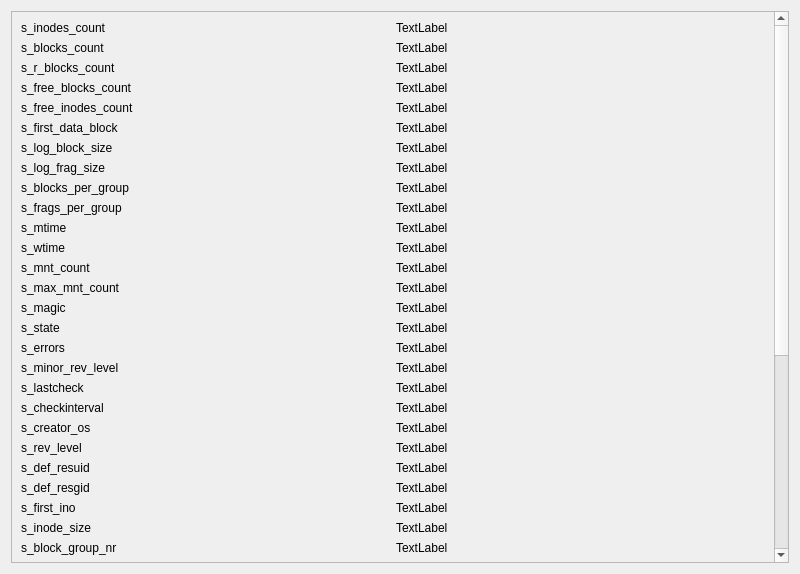
<?xml version="1.0" encoding="UTF-8"?>
<ui version="4.0">
 <class>SuperBlockWindow</class>
 <widget class="QDialog" name="SuperBlockWindow">
  <property name="geometry">
   <rect>
    <x>0</x>
    <y>0</y>
    <width>800</width>
    <height>574</height>
   </rect>
  </property>
  <property name="windowTitle">
   <string>Dialog</string>
  </property>
  <layout class="QGridLayout" name="gridLayout">
   <item row="0" column="0">
    <widget class="QScrollArea" name="scrollArea">
     <property name="widgetResizable">
      <bool>true</bool>
     </property>
     <widget class="QWidget" name="scrollAreaWidgetContents">
      <property name="geometry">
       <rect>
        <x>0</x>
        <y>0</y>
        <width>774</width>
        <height>1048</height>
       </rect>
      </property>
      <layout class="QGridLayout" name="gridLayout_2">
       <item row="2" column="0">
        <widget class="QLabel" name="s_r_blocks_count44">
         <property name="text">
          <string>s_r_blocks_count</string>
         </property>
        </widget>
       </item>
       <item row="36" column="0">
        <widget class="QLabel" name="label_29">
         <property name="text">
          <string>s_journal_inum</string>
         </property>
        </widget>
       </item>
       <item row="9" column="1">
        <widget class="QLabel" name="s_frags_per_group">
         <property name="text">
          <string>TextLabel</string>
         </property>
        </widget>
       </item>
       <item row="18" column="0">
        <widget class="QLabel" name="label_8">
         <property name="text">
          <string>s_lastcheck</string>
         </property>
        </widget>
       </item>
       <item row="11" column="1">
        <widget class="QLabel" name="s_wtime">
         <property name="text">
          <string>TextLabel</string>
         </property>
        </widget>
       </item>
       <item row="38" column="1">
        <widget class="QLabel" name="s_last_orphan">
         <property name="text">
          <string>TextLabel</string>
         </property>
        </widget>
       </item>
       <item row="29" column="1">
        <widget class="QLabel" name="s_feature_ro_compat">
         <property name="text">
          <string>TextLabel</string>
         </property>
        </widget>
       </item>
       <item row="7" column="1">
        <widget class="QLabel" name="s_log_frag_size">
         <property name="text">
          <string>TextLabel</string>
         </property>
        </widget>
       </item>
       <item row="19" column="1">
        <widget class="QLabel" name="s_checkinterval">
         <property name="text">
          <string>TextLabel</string>
         </property>
        </widget>
       </item>
       <item row="25" column="1">
        <widget class="QLabel" name="s_inode_size">
         <property name="text">
          <string>TextLabel</string>
         </property>
        </widget>
       </item>
       <item row="40" column="0">
        <widget class="QLabel" name="label_25">
         <property name="text">
          <string>s_def_hash_version</string>
         </property>
        </widget>
       </item>
       <item row="39" column="1">
        <widget class="QLabel" name="s_hash_seed">
         <property name="text">
          <string>TextLabel</string>
         </property>
        </widget>
       </item>
       <item row="29" column="0">
        <widget class="QLabel" name="label_36">
         <property name="text">
          <string>s_feature_ro_compat</string>
         </property>
        </widget>
       </item>
       <item row="8" column="0">
        <widget class="QLabel" name="label_11">
         <property name="text">
          <string>s_blocks_per_group</string>
         </property>
        </widget>
       </item>
       <item row="5" column="0">
        <widget class="QLabel" name="label_7">
         <property name="text">
          <string>s_first_data_block</string>
         </property>
        </widget>
       </item>
       <item row="0" column="1">
        <widget class="QLabel" name="s_inodes_count">
         <property name="text">
          <string>TextLabel</string>
         </property>
        </widget>
       </item>
       <item row="33" column="1">
        <widget class="QLabel" name="s_algo_bitmap">
         <property name="text">
          <string>TextLabel</string>
         </property>
        </widget>
       </item>
       <item row="1" column="0">
        <widget class="QLabel" name="label_3">
         <property name="text">
          <string>s_blocks_count</string>
         </property>
        </widget>
       </item>
       <item row="12" column="0">
        <widget class="QLabel" name="label">
         <property name="text">
          <string>s_mnt_count</string>
         </property>
        </widget>
       </item>
       <item row="7" column="0">
        <widget class="QLabel" name="label_10">
         <property name="text">
          <string>s_log_frag_size</string>
         </property>
        </widget>
       </item>
       <item row="42" column="1">
        <widget class="QLabel" name="s_first_meta_bg">
         <property name="text">
          <string>TextLabel</string>
         </property>
        </widget>
       </item>
       <item row="31" column="1">
        <widget class="QLabel" name="s_volume_name">
         <property name="text">
          <string>TextLabel</string>
         </property>
        </widget>
       </item>
       <item row="41" column="0">
        <widget class="QLabel" name="label_24">
         <property name="text">
          <string>s_default_mount_options</string>
         </property>
        </widget>
       </item>
       <item row="28" column="1">
        <widget class="QLabel" name="s_feature_incompat">
         <property name="text">
          <string>TextLabel</string>
         </property>
        </widget>
       </item>
       <item row="38" column="0">
        <widget class="QLabel" name="label_27">
         <property name="text">
          <string>s_last_orphan</string>
         </property>
        </widget>
       </item>
       <item row="25" column="0">
        <widget class="QLabel" name="label_40">
         <property name="text">
          <string>s_inode_size</string>
         </property>
        </widget>
       </item>
       <item row="18" column="1">
        <widget class="QLabel" name="s_lastcheck">
         <property name="text">
          <string>TextLabel</string>
         </property>
        </widget>
       </item>
       <item row="23" column="0">
        <widget class="QLabel" name="label_42">
         <property name="text">
          <string>s_def_resgid</string>
         </property>
        </widget>
       </item>
       <item row="39" column="0">
        <widget class="QLabel" name="label_26">
         <property name="text">
          <string>s_hash_seed</string>
         </property>
        </widget>
       </item>
       <item row="27" column="0">
        <widget class="QLabel" name="label_38">
         <property name="text">
          <string>s_feature_compat</string>
         </property>
        </widget>
       </item>
       <item row="21" column="0">
        <widget class="QLabel" name="label_22">
         <property name="text">
          <string>s_rev_level</string>
         </property>
        </widget>
       </item>
       <item row="12" column="1">
        <widget class="QLabel" name="s_mnt_count">
         <property name="text">
          <string>TextLabel</string>
         </property>
        </widget>
       </item>
       <item row="17" column="0">
        <widget class="QLabel" name="label_4">
         <property name="text">
          <string>s_minor_rev_level</string>
         </property>
        </widget>
       </item>
       <item row="16" column="0">
        <widget class="QLabel" name="label_20">
         <property name="text">
          <string>s_errors</string>
         </property>
        </widget>
       </item>
       <item row="14" column="0">
        <widget class="QLabel" name="label_18">
         <property name="text">
          <string>s_magic</string>
         </property>
        </widget>
       </item>
       <item row="4" column="1">
        <widget class="QLabel" name="s_free_inodes_count">
         <property name="text">
          <string>TextLabel</string>
         </property>
        </widget>
       </item>
       <item row="41" column="1">
        <widget class="QLabel" name="s_default_mount_options">
         <property name="text">
          <string>TextLabel</string>
         </property>
        </widget>
       </item>
       <item row="24" column="0">
        <widget class="QLabel" name="label_41">
         <property name="text">
          <string>s_first_ino</string>
         </property>
        </widget>
       </item>
       <item row="27" column="1">
        <widget class="QLabel" name="s_feature_compat">
         <property name="text">
          <string>TextLabel</string>
         </property>
        </widget>
       </item>
       <item row="16" column="1">
        <widget class="QLabel" name="s_errors">
         <property name="text">
          <string>TextLabel</string>
         </property>
        </widget>
       </item>
       <item row="15" column="0">
        <widget class="QLabel" name="label_19">
         <property name="text">
          <string>s_state</string>
         </property>
        </widget>
       </item>
       <item row="35" column="1">
        <widget class="QLabel" name="s_journal_uuid">
         <property name="text">
          <string>TextLabel</string>
         </property>
        </widget>
       </item>
       <item row="30" column="0">
        <widget class="QLabel" name="label_35">
         <property name="text">
          <string>s_uuid</string>
         </property>
        </widget>
       </item>
       <item row="23" column="1">
        <widget class="QLabel" name="s_def_resgid">
         <property name="text">
          <string>TextLabel</string>
         </property>
        </widget>
       </item>
       <item row="19" column="0">
        <widget class="QLabel" name="label_12">
         <property name="text">
          <string>s_checkinterval</string>
         </property>
        </widget>
       </item>
       <item row="24" column="1">
        <widget class="QLabel" name="s_first_ino">
         <property name="text">
          <string>TextLabel</string>
         </property>
        </widget>
       </item>
       <item row="33" column="0">
        <widget class="QLabel" name="label_32">
         <property name="text">
          <string>s_algo_bitmap</string>
         </property>
        </widget>
       </item>
       <item row="21" column="1">
        <widget class="QLabel" name="s_rev_level">
         <property name="text">
          <string>TextLabel</string>
         </property>
        </widget>
       </item>
       <item row="42" column="0">
        <widget class="QLabel" name="label_23">
         <property name="text">
          <string>s_first_meta_bg</string>
         </property>
        </widget>
       </item>
       <item row="40" column="1">
        <widget class="QLabel" name="s_def_hash_version">
         <property name="text">
          <string>TextLabel</string>
         </property>
        </widget>
       </item>
       <item row="10" column="0">
        <widget class="QLabel" name="label_14">
         <property name="text">
          <string>s_mtime</string>
         </property>
        </widget>
       </item>
       <item row="0" column="0">
        <widget class="QLabel" name="label_2">
         <property name="text">
          <string>s_inodes_count</string>
         </property>
        </widget>
       </item>
       <item row="37" column="0">
        <widget class="QLabel" name="label_28">
         <property name="text">
          <string>s_journal_dev</string>
         </property>
        </widget>
       </item>
       <item row="36" column="1">
        <widget class="QLabel" name="s_journal_inum">
         <property name="text">
          <string>TextLabel</string>
         </property>
        </widget>
       </item>
       <item row="26" column="0">
        <widget class="QLabel" name="label_39">
         <property name="text">
          <string>s_block_group_nr</string>
         </property>
        </widget>
       </item>
       <item row="3" column="1">
        <widget class="QLabel" name="s_free_blocks_count">
         <property name="text">
          <string>TextLabel</string>
         </property>
        </widget>
       </item>
       <item row="35" column="0">
        <widget class="QLabel" name="label_30">
         <property name="text">
          <string>s_journal_uuid</string>
         </property>
        </widget>
       </item>
       <item row="32" column="1">
        <widget class="QLabel" name="s_last_mounted">
         <property name="text">
          <string>TextLabel</string>
         </property>
        </widget>
       </item>
       <item row="31" column="0">
        <widget class="QLabel" name="label_34">
         <property name="text">
          <string>s_volume_name</string>
         </property>
        </widget>
       </item>
       <item row="6" column="1">
        <widget class="QLabel" name="s_log_block_size">
         <property name="text">
          <string>TextLabel</string>
         </property>
        </widget>
       </item>
       <item row="4" column="0">
        <widget class="QLabel" name="label_6">
         <property name="text">
          <string>s_free_inodes_count</string>
         </property>
        </widget>
       </item>
       <item row="6" column="0">
        <widget class="QLabel" name="label_9">
         <property name="text">
          <string>s_log_block_size</string>
         </property>
        </widget>
       </item>
       <item row="37" column="1">
        <widget class="QLabel" name="s_journal_dev">
         <property name="text">
          <string>TextLabel</string>
         </property>
        </widget>
       </item>
       <item row="34" column="0">
        <widget class="QLabel" name="label_31">
         <property name="text">
          <string>s_prealloc_dir_blocks</string>
         </property>
        </widget>
       </item>
       <item row="13" column="0">
        <widget class="QLabel" name="label_16">
         <property name="text">
          <string>s_max_mnt_count</string>
         </property>
        </widget>
       </item>
       <item row="26" column="1">
        <widget class="QLabel" name="s_block_group_nr">
         <property name="text">
          <string>TextLabel</string>
         </property>
        </widget>
       </item>
       <item row="20" column="1">
        <widget class="QLabel" name="s_creator_os">
         <property name="text">
          <string>TextLabel</string>
         </property>
        </widget>
       </item>
       <item row="14" column="1">
        <widget class="QLabel" name="s_magic">
         <property name="text">
          <string>TextLabel</string>
         </property>
        </widget>
       </item>
       <item row="5" column="1">
        <widget class="QLabel" name="s_first_data_block">
         <property name="text">
          <string>TextLabel</string>
         </property>
        </widget>
       </item>
       <item row="10" column="1">
        <widget class="QLabel" name="s_mtime">
         <property name="text">
          <string>TextLabel</string>
         </property>
        </widget>
       </item>
       <item row="3" column="0">
        <widget class="QLabel" name="label_5">
         <property name="text">
          <string>s_free_blocks_count</string>
         </property>
        </widget>
       </item>
       <item row="1" column="1">
        <widget class="QLabel" name="s_blocks_count">
         <property name="text">
          <string>TextLabel</string>
         </property>
        </widget>
       </item>
       <item row="13" column="1">
        <widget class="QLabel" name="s_max_mnt_count">
         <property name="text">
          <string>TextLabel</string>
         </property>
        </widget>
       </item>
       <item row="34" column="1">
        <widget class="QLabel" name="s_prealloc_dir_blocks">
         <property name="text">
          <string>TextLabel</string>
         </property>
        </widget>
       </item>
       <item row="2" column="1">
        <widget class="QLabel" name="s_r_blocks_count">
         <property name="text">
          <string>TextLabel</string>
         </property>
        </widget>
       </item>
       <item row="28" column="0">
        <widget class="QLabel" name="label_37">
         <property name="text">
          <string>s_feature_incompat</string>
         </property>
        </widget>
       </item>
       <item row="32" column="0">
        <widget class="QLabel" name="label_33">
         <property name="text">
          <string>s_last_mounted</string>
         </property>
        </widget>
       </item>
       <item row="30" column="1">
        <widget class="QLabel" name="s_uuid">
         <property name="text">
          <string>TextLabel</string>
         </property>
        </widget>
       </item>
       <item row="15" column="1">
        <widget class="QLabel" name="s_state">
         <property name="text">
          <string>TextLabel</string>
         </property>
        </widget>
       </item>
       <item row="17" column="1">
        <widget class="QLabel" name="s_minor_rev_level">
         <property name="text">
          <string>TextLabel</string>
         </property>
        </widget>
       </item>
       <item row="20" column="0">
        <widget class="QLabel" name="label_21">
         <property name="text">
          <string>s_creator_os</string>
         </property>
        </widget>
       </item>
       <item row="8" column="1">
        <widget class="QLabel" name="s_blocks_per_group">
         <property name="text">
          <string>TextLabel</string>
         </property>
        </widget>
       </item>
       <item row="9" column="0">
        <widget class="QLabel" name="label_13">
         <property name="text">
          <string>s_frags_per_group</string>
         </property>
        </widget>
       </item>
       <item row="11" column="0">
        <widget class="QLabel" name="label_15">
         <property name="text">
          <string>s_wtime</string>
         </property>
        </widget>
       </item>
       <item row="22" column="0">
        <widget class="QLabel" name="label_43">
         <property name="text">
          <string>s_def_resuid</string>
         </property>
        </widget>
       </item>
       <item row="22" column="1">
        <widget class="QLabel" name="s_def_resuid">
         <property name="text">
          <string>TextLabel</string>
         </property>
        </widget>
       </item>
      </layout>
     </widget>
    </widget>
   </item>
  </layout>
 </widget>
 <resources/>
 <connections/>
</ui>
